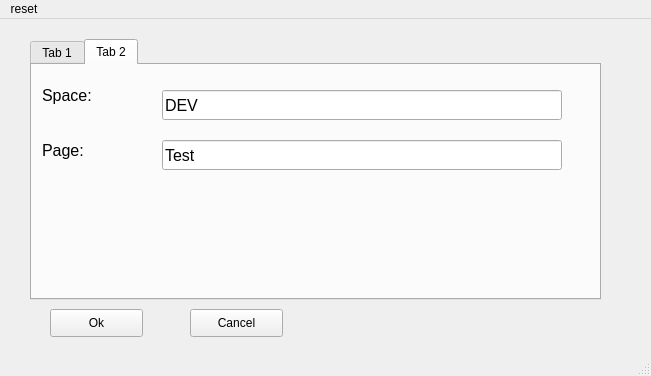
<?xml version="1.0" encoding="UTF-8"?>
<ui version="4.0">
 <class>MainWindow</class>
 <widget class="QMainWindow" name="MainWindow">
  <property name="geometry">
   <rect>
    <x>0</x>
    <y>0</y>
    <width>651</width>
    <height>376</height>
   </rect>
  </property>
  <property name="windowTitle">
   <string>MainWindow</string>
  </property>
  <widget class="QWidget" name="centralwidget">
   <widget class="QTabWidget" name="tabWidget">
    <property name="geometry">
     <rect>
      <x>30</x>
      <y>20</y>
      <width>571</width>
      <height>261</height>
     </rect>
    </property>
    <property name="currentIndex">
     <number>1</number>
    </property>
    <widget class="QWidget" name="tab_3">
     <attribute name="title">
      <string>Tab 1</string>
     </attribute>
     <widget class="QLineEdit" name="setting_field">
      <property name="geometry">
       <rect>
        <x>130</x>
        <y>20</y>
        <width>400</width>
        <height>30</height>
       </rect>
      </property>
      <property name="font">
       <font>
        <pointsize>12</pointsize>
       </font>
      </property>
      <property name="text">
       <string>Setting</string>
      </property>
     </widget>
     <widget class="QLabel" name="label_3">
      <property name="geometry">
       <rect>
        <x>10</x>
        <y>15</y>
        <width>111</width>
        <height>30</height>
       </rect>
      </property>
      <property name="font">
       <font>
        <pointsize>12</pointsize>
       </font>
      </property>
      <property name="text">
       <string>Setting</string>
      </property>
     </widget>
     <widget class="QLabel" name="label_4">
      <property name="geometry">
       <rect>
        <x>10</x>
        <y>70</y>
        <width>101</width>
        <height>30</height>
       </rect>
      </property>
      <property name="font">
       <font>
        <pointsize>12</pointsize>
       </font>
      </property>
      <property name="text">
       <string>Comment</string>
      </property>
     </widget>
     <widget class="QLineEdit" name="comment_field">
      <property name="geometry">
       <rect>
        <x>130</x>
        <y>75</y>
        <width>400</width>
        <height>30</height>
       </rect>
      </property>
      <property name="font">
       <font>
        <pointsize>12</pointsize>
       </font>
      </property>
      <property name="text">
       <string>Comment</string>
      </property>
     </widget>
    </widget>
    <widget class="QWidget" name="tab_4">
     <attribute name="title">
      <string>Tab 2</string>
     </attribute>
     <widget class="QLabel" name="label">
      <property name="geometry">
       <rect>
        <x>10</x>
        <y>15</y>
        <width>111</width>
        <height>31</height>
       </rect>
      </property>
      <property name="font">
       <font>
        <pointsize>12</pointsize>
       </font>
      </property>
      <property name="text">
       <string>Space:</string>
      </property>
     </widget>
     <widget class="QLineEdit" name="space_field">
      <property name="geometry">
       <rect>
        <x>130</x>
        <y>25</y>
        <width>400</width>
        <height>30</height>
       </rect>
      </property>
      <property name="font">
       <font>
        <pointsize>12</pointsize>
       </font>
      </property>
      <property name="text">
       <string>DEV</string>
      </property>
     </widget>
     <widget class="QLabel" name="label_2">
      <property name="geometry">
       <rect>
        <x>10</x>
        <y>70</y>
        <width>101</width>
        <height>30</height>
       </rect>
      </property>
      <property name="font">
       <font>
        <pointsize>12</pointsize>
       </font>
      </property>
      <property name="text">
       <string>Page:</string>
      </property>
     </widget>
     <widget class="QLineEdit" name="page_field">
      <property name="geometry">
       <rect>
        <x>130</x>
        <y>75</y>
        <width>400</width>
        <height>30</height>
       </rect>
      </property>
      <property name="font">
       <font>
        <pointsize>12</pointsize>
       </font>
      </property>
      <property name="text">
       <string>Test</string>
      </property>
     </widget>
    </widget>
   </widget>
   <widget class="QPushButton" name="cancel_button">
    <property name="geometry">
     <rect>
      <x>190</x>
      <y>290</y>
      <width>93</width>
      <height>28</height>
     </rect>
    </property>
    <property name="text">
     <string>Cancel</string>
    </property>
   </widget>
   <widget class="QPushButton" name="ok_button">
    <property name="geometry">
     <rect>
      <x>50</x>
      <y>290</y>
      <width>93</width>
      <height>28</height>
     </rect>
    </property>
    <property name="text">
     <string>Ok</string>
    </property>
   </widget>
  </widget>
  <widget class="QMenuBar" name="menubar">
   <property name="geometry">
    <rect>
     <x>0</x>
     <y>0</y>
     <width>651</width>
     <height>26</height>
    </rect>
   </property>
   <widget class="QMenu" name="menuaccess_from_logserver">
    <property name="title">
     <string>reset</string>
    </property>
    <addaction name="actionaccess_from_logserver"/>
   </widget>
   <addaction name="menuaccess_from_logserver"/>
  </widget>
  <widget class="QStatusBar" name="statusbar"/>
  <action name="actionaccess_from_logserver">
   <property name="text">
    <string>access from logserver</string>
   </property>
  </action>
 </widget>
 <resources/>
 <connections/>
</ui>
